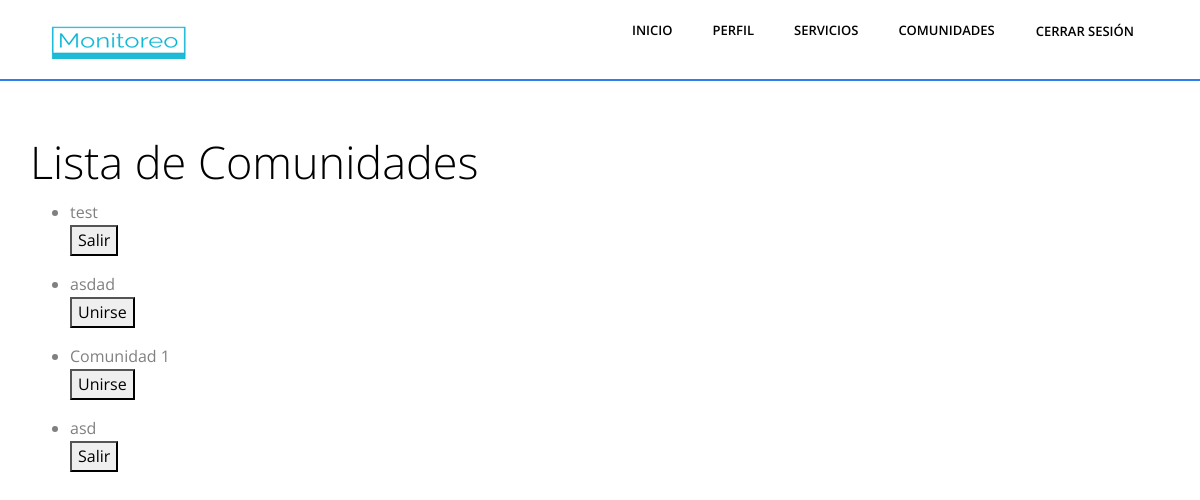
Page /buscar/comunidades (signed in) on the earlier database version.
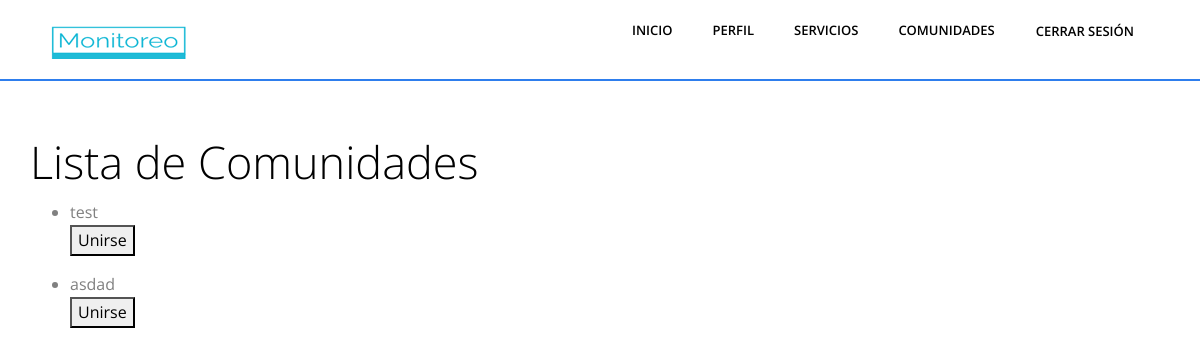
Same page on the later database version.
### Aplicaciones/Monitoreo/models.py (models this page shows, shortened)
class Comunidad(models.Model):
    nombre = models.CharField(max_length=100)
    descripcion = models.CharField(max_length=255, null=True)

### Aplicaciones/Monitoreo/views.py (the view, shortened to what this page needs)
# urls.py: path('buscar/comunidades',views.listar_comunidades, name = "listar_comunidades"),
@login_required
def listar_comunidades(request):
    group_names = requestGroups(request)
    comunidades = Comunidad.objects.all()
    perfil = Perfil.objects.get(user=request.user)
    perfil_comunidades = perfil.comunidades.all()
    context = {
        'request':request,
        'groups':group_names,
        'comunidades': comunidades,
        'perfil': perfil,
        'perfil_comunidades': perfil_comunidades
    }
    return render(request, 'listar_comunidades.html', context)

### Aplicaciones/Monitoreo/views.py (called while the page is built)
def requestGroups(request):
    user = request.user
    user_groups = user.groups.all()
    group_names = [group.name for group in user_groups]
    return group_names

### Aplicaciones/Monitoreo/templates/listar_comunidades.html (shortened to what this page needs)
{% load static %}
<html lang="es">
  {% include 'fragments/head.html' %}
  <body class="body-wrapper" data-spy="scroll" data-target=".privacy-nav">
    {% include 'fragments/header.html' %}
    <div class="container mt-5">
      <div class="row column">
        <h1>Lista de Comunidades</h1>
        <ul>
            {% for comunidad in comunidades %}
            <li>
                {{ comunidad.nombre }}
                {% if not comunidad in perfil_comunidades %}
                <form method="post" action="{% url 'listar_comunidades' %}">
                    <button type="submit" name="unirse">Unirse</button>
                </form>
                {% else %}
                    <form method="post" action="{% url 'listar_comunidades' %}">
                        <button type="submit" name="salir">Salir</button>
                    </form>
                {% endif %}
            </li>
            {% endfor %}
        </ul>
      </div>
    </div>
  </body>
</html>

Differences in the rows shown:
removed Comunidad: nombre "Comunidad 1"
removed Comunidad: nombre "asd"
computed for Comunidad "test": text "Salir" → "Unirse"
